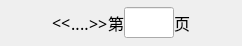
<?xml version="1.0" encoding="UTF-8"?>
<ui version="4.0">
 <class>PageWidget</class>
 <widget class="QWidget" name="PageWidget">
  <property name="geometry">
   <rect>
    <x>0</x>
    <y>0</y>
    <width>242</width>
    <height>46</height>
   </rect>
  </property>
  <property name="font">
   <font>
    <family>微软雅黑</family>
    <pointsize>12</pointsize>
   </font>
  </property>
  <property name="windowTitle">
   <string>Form</string>
  </property>
  <property name="styleSheet">
   <string notr="true"/>
  </property>
  <layout class="QHBoxLayout" name="horizontalLayout">
   <property name="spacing">
    <number>0</number>
   </property>
   <property name="leftMargin">
    <number>0</number>
   </property>
   <property name="topMargin">
    <number>0</number>
   </property>
   <property name="rightMargin">
    <number>0</number>
   </property>
   <property name="bottomMargin">
    <number>0</number>
   </property>
   <item>
    <spacer name="horizontalSpacer_2">
     <property name="orientation">
      <enum>Qt::Horizontal</enum>
     </property>
     <property name="sizeHint" stdset="0">
      <size>
       <width>40</width>
       <height>20</height>
      </size>
     </property>
    </spacer>
   </item>
   <item>
    <widget class="QLabel" name="previousPageLabel">
     <property name="toolTip">
      <string>上一页</string>
     </property>
     <property name="text">
      <string>&lt;&lt;</string>
     </property>
    </widget>
   </item>
   <item>
    <widget class="QWidget" name="leftPagesWidget" native="true"/>
   </item>
   <item>
    <widget class="QLabel" name="leftSeparateLabel">
     <property name="toolTip">
      <string>下一页</string>
     </property>
     <property name="text">
      <string>..</string>
     </property>
    </widget>
   </item>
   <item>
    <widget class="QWidget" name="centerPagesWidget" native="true"/>
   </item>
   <item>
    <widget class="QLabel" name="rightSeparateLabel">
     <property name="toolTip">
      <string>下一页</string>
     </property>
     <property name="text">
      <string>..</string>
     </property>
    </widget>
   </item>
   <item>
    <widget class="QWidget" name="rightPagesWidget" native="true"/>
   </item>
   <item>
    <widget class="QLabel" name="nextPageLabel">
     <property name="toolTip">
      <string>下一页</string>
     </property>
     <property name="text">
      <string>&gt;&gt;</string>
     </property>
    </widget>
   </item>
   <item>
    <widget class="QLabel" name="label">
     <property name="text">
      <string>第</string>
     </property>
    </widget>
   </item>
   <item>
    <widget class="QLineEdit" name="pageLineEdit">
     <property name="minimumSize">
      <size>
       <width>50</width>
       <height>0</height>
      </size>
     </property>
     <property name="maximumSize">
      <size>
       <width>50</width>
       <height>16777215</height>
      </size>
     </property>
     <property name="alignment">
      <set>Qt::AlignCenter</set>
     </property>
    </widget>
   </item>
   <item>
    <widget class="QLabel" name="label_2">
     <property name="text">
      <string>页</string>
     </property>
    </widget>
   </item>
   <item>
    <spacer name="horizontalSpacer">
     <property name="orientation">
      <enum>Qt::Horizontal</enum>
     </property>
     <property name="sizeHint" stdset="0">
      <size>
       <width>45</width>
       <height>20</height>
      </size>
     </property>
    </spacer>
   </item>
  </layout>
 </widget>
 <resources/>
 <connections/>
</ui>
